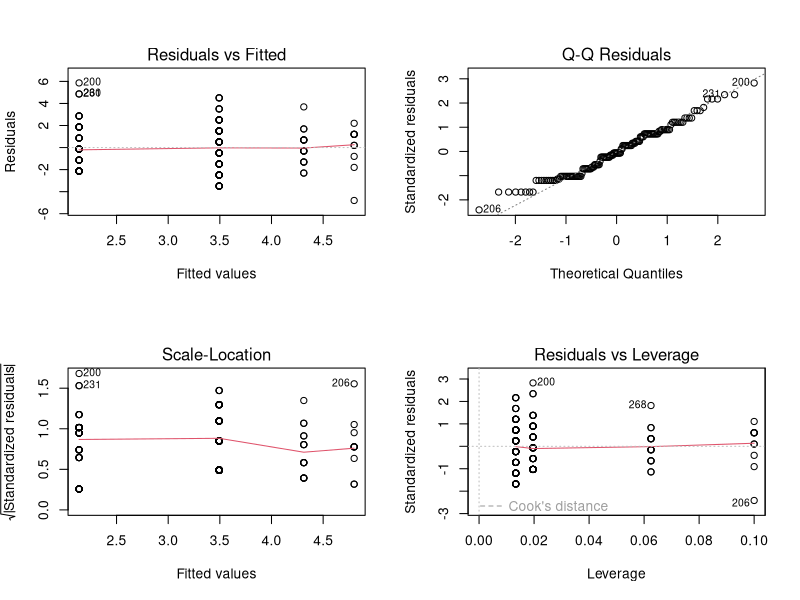

Write the R code that produced this figure.
## ---- chunk 1
#| label: load-packages-data

suppressPackageStartupMessages(library(tidyverse))

df <- read_csv("cleaned_data.csv", show_col_types = FALSE)

## ---- chunk 2
#| label: model-create-r
m <- lm(total_rides ~ `Full-Time` * `Car Access`, data = df)

## ---- chunk 3
#| label: fig-model-assumptions
#| fig-cap: "Model assumptions check - Residuals vs Fitted, Normal Q-Q, Scale-Location, and Residuals vs Leverage plots"
#| fig-width: 10
#| fig-height: 8

#make the figure 2x2
par(mfrow = c(2, 2))

plot(m)
